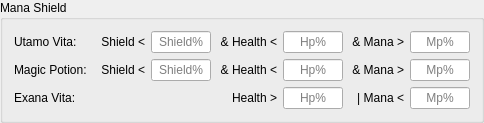
       <widget class="QGroupBox" name="groupBox_2">
        <property name="title">
         <string>Mana Shield</string>
        </property>
        <property name="checkable">
         <bool>false</bool>
        </property>
        <layout class="QGridLayout" name="gridLayout_5">
         <item row="2" column="4">
          <widget class="QLineEdit" name="exanaVitaHp">
           <property name="enabled">
            <bool>true</bool>
           </property>
           <property name="sizePolicy">
            <sizepolicy hsizetype="Fixed" vsizetype="Fixed">
             <horstretch>0</horstretch>
             <verstretch>0</verstretch>
            </sizepolicy>
           </property>
           <property name="minimumSize">
            <size>
             <width>60</width>
             <height>0</height>
            </size>
           </property>
           <property name="maximumSize">
            <size>
             <width>60</width>
             <height>16777215</height>
            </size>
           </property>
           <property name="text">
            <string/>
           </property>
           <property name="alignment">
            <set>Qt::AlignCenter</set>
           </property>
           <property name="placeholderText">
            <string>Hp%</string>
           </property>
          </widget>
         </item>
         <item row="2" column="0">
          <widget class="QLabel" name="label_31">
           <property name="enabled">
            <bool>true</bool>
           </property>
           <property name="sizePolicy">
            <sizepolicy hsizetype="MinimumExpanding" vsizetype="Preferred">
             <horstretch>0</horstretch>
             <verstretch>0</verstretch>
            </sizepolicy>
           </property>
           <property name="minimumSize">
            <size>
             <width>80</width>
             <height>0</height>
            </size>
           </property>
           <property name="maximumSize">
            <size>
             <width>16777215</width>
             <height>16777215</height>
            </size>
           </property>
           <property name="text">
            <string>Exana Vita:</string>
           </property>
           <property name="alignment">
            <set>Qt::AlignLeading|Qt::AlignLeft|Qt::AlignVCenter</set>
           </property>
          </widget>
         </item>
         <item row="0" column="1">
          <widget class="QLabel" name="label_3">
           <property name="sizePolicy">
            <sizepolicy hsizetype="Preferred" vsizetype="Preferred">
             <horstretch>0</horstretch>
             <verstretch>0</verstretch>
            </sizepolicy>
           </property>
           <property name="minimumSize">
            <size>
             <width>45</width>
             <height>0</height>
            </size>
           </property>
           <property name="maximumSize">
            <size>
             <width>16777215</width>
             <height>16777215</height>
            </size>
           </property>
           <property name="text">
            <string>Shield &lt;</string>
           </property>
           <property name="alignment">
            <set>Qt::AlignRight|Qt::AlignTrailing|Qt::AlignVCenter</set>
           </property>
          </widget>
         </item>
         <item row="2" column="3">
          <widget class="QLabel" name="label_32">
           <property name="enabled">
            <bool>true</bool>
           </property>
           <property name="sizePolicy">
            <sizepolicy hsizetype="Preferred" vsizetype="Preferred">
             <horstretch>0</horstretch>
             <verstretch>0</verstretch>
            </sizepolicy>
           </property>
           <property name="minimumSize">
            <size>
             <width>45</width>
             <height>0</height>
            </size>
           </property>
           <property name="maximumSize">
            <size>
             <width>16777215</width>
             <height>16777215</height>
            </size>
           </property>
           <property name="text">
            <string>Health &gt;</string>
           </property>
           <property name="alignment">
            <set>Qt::AlignRight|Qt::AlignTrailing|Qt::AlignVCenter</set>
           </property>
          </widget>
         </item>
         <item row="0" column="4">
          <widget class="QLineEdit" name="utamoVitaHp">
           <property name="enabled">
            <bool>true</bool>
           </property>
           <property name="sizePolicy">
            <sizepolicy hsizetype="Fixed" vsizetype="Fixed">
             <horstretch>0</horstretch>
             <verstretch>0</verstretch>
            </sizepolicy>
           </property>
           <property name="minimumSize">
            <size>
             <width>60</width>
             <height>0</height>
            </size>
           </property>
           <property name="maximumSize">
            <size>
             <width>60</width>
             <height>16777215</height>
            </size>
           </property>
           <property name="text">
            <string/>
           </property>
           <property name="alignment">
            <set>Qt::AlignCenter</set>
           </property>
           <property name="placeholderText">
            <string>Hp%</string>
           </property>
          </widget>
         </item>
         <item row="0" column="6">
          <widget class="QLineEdit" name="utamoVitaMp">
           <property name="enabled">
            <bool>true</bool>
           </property>
           <property name="sizePolicy">
            <sizepolicy hsizetype="Fixed" vsizetype="Fixed">
             <horstretch>0</horstretch>
             <verstretch>0</verstretch>
            </sizepolicy>
           </property>
           <property name="minimumSize">
            <size>
             <width>60</width>
             <height>0</height>
            </size>
           </property>
           <property name="maximumSize">
            <size>
             <width>60</width>
             <height>16777215</height>
            </size>
           </property>
           <property name="text">
            <string/>
           </property>
           <property name="alignment">
            <set>Qt::AlignCenter</set>
           </property>
           <property name="placeholderText">
            <string>Mp%</string>
           </property>
          </widget>
         </item>
         <item row="1" column="1">
          <widget class="QLabel" name="label_4">
           <property name="sizePolicy">
            <sizepolicy hsizetype="Preferred" vsizetype="Preferred">
             <horstretch>0</horstretch>
             <verstretch>0</verstretch>
            </sizepolicy>
           </property>
           <property name="minimumSize">
            <size>
             <width>45</width>
             <height>0</height>
            </size>
           </property>
           <property name="maximumSize">
            <size>
             <width>16777215</width>
             <height>16777215</height>
            </size>
           </property>
           <property name="text">
            <string>Shield &lt;</string>
           </property>
           <property name="alignment">
            <set>Qt::AlignRight|Qt::AlignTrailing|Qt::AlignVCenter</set>
           </property>
          </widget>
         </item>
         <item row="0" column="0">
          <widget class="QLabel" name="label_25">
           <property name="enabled">
            <bool>true</bool>
           </property>
           <property name="sizePolicy">
            <sizepolicy hsizetype="MinimumExpanding" vsizetype="Preferred">
             <horstretch>0</horstretch>
             <verstretch>0</verstretch>
            </sizepolicy>
           </property>
           <property name="minimumSize">
            <size>
             <width>80</width>
             <height>0</height>
            </size>
           </property>
           <property name="maximumSize">
            <size>
             <width>16777215</width>
             <height>16777215</height>
            </size>
           </property>
           <property name="text">
            <string>Utamo Vita:</string>
           </property>
           <property name="alignment">
            <set>Qt::AlignLeading|Qt::AlignLeft|Qt::AlignVCenter</set>
           </property>
          </widget>
         </item>
         <item row="2" column="5">
          <widget class="QLabel" name="label_33">
           <property name="enabled">
            <bool>true</bool>
           </property>
           <property name="sizePolicy">
            <sizepolicy hsizetype="Preferred" vsizetype="Preferred">
             <horstretch>0</horstretch>
             <verstretch>0</verstretch>
            </sizepolicy>
           </property>
           <property name="minimumSize">
            <size>
             <width>55</width>
             <height>0</height>
            </size>
           </property>
           <property name="maximumSize">
            <size>
             <width>16777215</width>
             <height>16777215</height>
            </size>
           </property>
           <property name="text">
            <string>| Mana &lt;</string>
           </property>
           <property name="alignment">
            <set>Qt::AlignRight|Qt::AlignTrailing|Qt::AlignVCenter</set>
           </property>
          </widget>
         </item>
         <item row="1" column="2">
          <widget class="QLineEdit" name="magicPotionShield">
           <property name="minimumSize">
            <size>
             <width>60</width>
             <height>0</height>
            </size>
           </property>
           <property name="maximumSize">
            <size>
             <width>60</width>
             <height>16777215</height>
            </size>
           </property>
           <property name="alignment">
            <set>Qt::AlignCenter</set>
           </property>
           <property name="placeholderText">
            <string>Shield%</string>
           </property>
          </widget>
         </item>
         <item row="0" column="2">
          <widget class="QLineEdit" name="utamoVitaShield">
           <property name="minimumSize">
            <size>
             <width>60</width>
             <height>0</height>
            </size>
           </property>
           <property name="maximumSize">
            <size>
             <width>60</width>
             <height>16777215</height>
            </size>
           </property>
           <property name="text">
            <string/>
           </property>
           <property name="alignment">
            <set>Qt::AlignCenter</set>
           </property>
           <property name="placeholderText">
            <string>Shield%</string>
           </property>
          </widget>
         </item>
         <item row="1" column="6">
          <widget class="QLineEdit" name="magicPotionMp">
           <property name="enabled">
            <bool>true</bool>
           </property>
           <property name="sizePolicy">
            <sizepolicy hsizetype="Fixed" vsizetype="Fixed">
             <horstretch>0</horstretch>
             <verstretch>0</verstretch>
            </sizepolicy>
           </property>
           <property name="minimumSize">
            <size>
             <width>60</width>
             <height>0</height>
            </size>
           </property>
           <property name="maximumSize">
            <size>
             <width>60</width>
             <height>16777215</height>
            </size>
           </property>
           <property name="text">
            <string/>
           </property>
           <property name="alignment">
            <set>Qt::AlignCenter</set>
           </property>
           <property name="placeholderText">
            <string>Mp%</string>
           </property>
          </widget>
         </item>
         <item row="0" column="5">
          <widget class="QLabel" name="label_26">
           <property name="enabled">
            <bool>true</bool>
           </property>
           <property name="sizePolicy">
            <sizepolicy hsizetype="Preferred" vsizetype="Preferred">
             <horstretch>0</horstretch>
             <verstretch>0</verstretch>
            </sizepolicy>
           </property>
           <property name="minimumSize">
            <size>
             <width>55</width>
             <height>0</height>
            </size>
           </property>
           <property name="maximumSize">
            <size>
             <width>16777215</width>
             <height>16777215</height>
            </size>
           </property>
           <property name="text">
            <string>&amp; Mana &gt;</string>
           </property>
           <property name="alignment">
            <set>Qt::AlignRight|Qt::AlignTrailing|Qt::AlignVCenter</set>
           </property>
          </widget>
         </item>
         <item row="1" column="4">
          <widget class="QLineEdit" name="magicPotionHp">
           <property name="enabled">
            <bool>true</bool>
           </property>
           <property name="sizePolicy">
            <sizepolicy hsizetype="Fixed" vsizetype="Fixed">
             <horstretch>0</horstretch>
             <verstretch>0</verstretch>
            </sizepolicy>
           </property>
           <property name="minimumSize">
            <size>
             <width>60</width>
             <height>0</height>
            </size>
           </property>
           <property name="maximumSize">
            <size>
             <width>60</width>
             <height>16777215</height>
            </size>
           </property>
           <property name="text">
            <string/>
           </property>
           <property name="alignment">
            <set>Qt::AlignCenter</set>
           </property>
           <property name="placeholderText">
            <string>Hp%</string>
           </property>
          </widget>
         </item>
         <item row="1" column="3">
          <widget class="QLabel" name="label_29">
           <property name="enabled">
            <bool>true</bool>
           </property>
           <property name="sizePolicy">
            <sizepolicy hsizetype="Preferred" vsizetype="Preferred">
             <horstretch>0</horstretch>
             <verstretch>0</verstretch>
            </sizepolicy>
           </property>
           <property name="minimumSize">
            <size>
             <width>60</width>
             <height>0</height>
            </size>
           </property>
           <property name="maximumSize">
            <size>
             <width>16777215</width>
             <height>16777215</height>
            </size>
           </property>
           <property name="text">
            <string>&amp; Health &lt;</string>
           </property>
           <property name="alignment">
            <set>Qt::AlignRight|Qt::AlignTrailing|Qt::AlignVCenter</set>
           </property>
          </widget>
         </item>
         <item row="2" column="6">
          <widget class="QLineEdit" name="exanaVitaMp">
           <property name="enabled">
            <bool>true</bool>
           </property>
           <property name="sizePolicy">
            <sizepolicy hsizetype="Fixed" vsizetype="Fixed">
             <horstretch>0</horstretch>
             <verstretch>0</verstretch>
            </sizepolicy>
           </property>
           <property name="minimumSize">
            <size>
             <width>60</width>
             <height>0</height>
            </size>
           </property>
           <property name="maximumSize">
            <size>
             <width>60</width>
             <height>16777215</height>
            </size>
           </property>
           <property name="text">
            <string/>
           </property>
           <property name="alignment">
            <set>Qt::AlignCenter</set>
           </property>
           <property name="placeholderText">
            <string>Mp%</string>
           </property>
          </widget>
         </item>
         <item row="0" column="3">
          <widget class="QLabel" name="label_27">
           <property name="enabled">
            <bool>true</bool>
           </property>
           <property name="sizePolicy">
            <sizepolicy hsizetype="Preferred" vsizetype="Preferred">
             <horstretch>0</horstretch>
             <verstretch>0</verstretch>
            </sizepolicy>
           </property>
           <property name="minimumSize">
            <size>
             <width>60</width>
             <height>0</height>
            </size>
           </property>
           <property name="maximumSize">
            <size>
             <width>16777215</width>
             <height>16777215</height>
            </size>
           </property>
           <property name="text">
            <string>&amp; Health &lt;</string>
           </property>
           <property name="alignment">
            <set>Qt::AlignRight|Qt::AlignTrailing|Qt::AlignVCenter</set>
           </property>
          </widget>
         </item>
         <item row="1" column="0">
          <widget class="QLabel" name="label_28">
           <property name="enabled">
            <bool>true</bool>
           </property>
           <property name="sizePolicy">
            <sizepolicy hsizetype="MinimumExpanding" vsizetype="Preferred">
             <horstretch>0</horstretch>
             <verstretch>0</verstretch>
            </sizepolicy>
           </property>
           <property name="minimumSize">
            <size>
             <width>80</width>
             <height>0</height>
            </size>
           </property>
           <property name="maximumSize">
            <size>
             <width>16777215</width>
             <height>16777215</height>
            </size>
           </property>
           <property name="text">
            <string>Magic Potion:</string>
           </property>
           <property name="alignment">
            <set>Qt::AlignLeading|Qt::AlignLeft|Qt::AlignVCenter</set>
           </property>
          </widget>
         </item>
         <item row="1" column="5">
          <widget class="QLabel" name="label_30">
           <property name="enabled">
            <bool>true</bool>
           </property>
           <property name="sizePolicy">
            <sizepolicy hsizetype="Preferred" vsizetype="Preferred">
             <horstretch>0</horstretch>
             <verstretch>0</verstretch>
            </sizepolicy>
           </property>
           <property name="minimumSize">
            <size>
             <width>55</width>
             <height>0</height>
            </size>
           </property>
           <property name="maximumSize">
            <size>
             <width>16777215</width>
             <height>16777215</height>
            </size>
           </property>
           <property name="text">
            <string>&amp; Mana &gt;</string>
           </property>
           <property name="alignment">
            <set>Qt::AlignRight|Qt::AlignTrailing|Qt::AlignVCenter</set>
           </property>
          </widget>
         </item>
        </layout>
       </widget>
